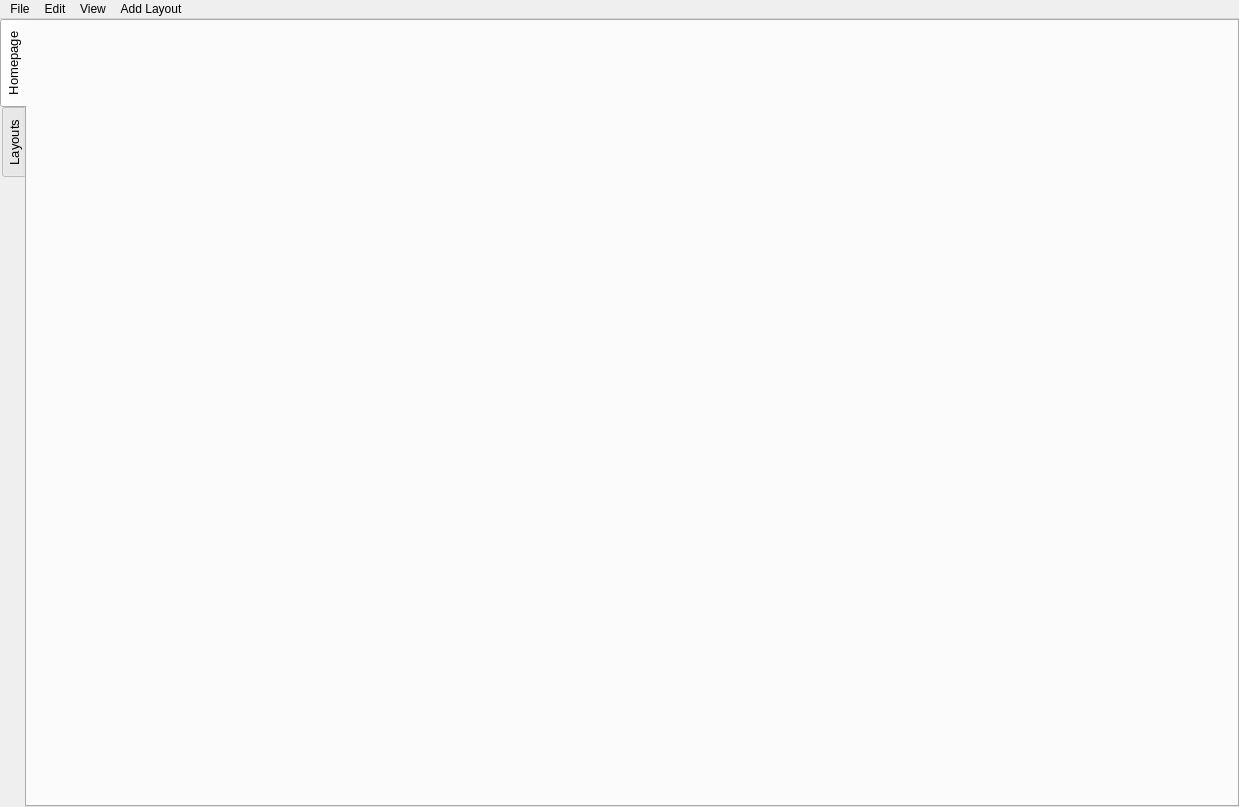
<?xml version="1.0" encoding="UTF-8"?>
<ui version="4.0">
 <class>MainWindow</class>
 <widget class="QMainWindow" name="MainWindow">
  <property name="geometry">
   <rect>
    <x>0</x>
    <y>0</y>
    <width>1239</width>
    <height>807</height>
   </rect>
  </property>
  <property name="sizePolicy">
   <sizepolicy hsizetype="MinimumExpanding" vsizetype="MinimumExpanding">
    <horstretch>0</horstretch>
    <verstretch>0</verstretch>
   </sizepolicy>
  </property>
  <property name="minimumSize">
   <size>
    <width>800</width>
    <height>400</height>
   </size>
  </property>
  <property name="font">
   <font>
    <weight>50</weight>
    <bold>false</bold>
    <kerning>true</kerning>
   </font>
  </property>
  <property name="windowTitle">
   <string>DAATA GUI</string>
  </property>
  <widget class="QWidget" name="centralwidget">
   <layout class="QGridLayout" name="centralLayout">
    <property name="leftMargin">
     <number>0</number>
    </property>
    <property name="topMargin">
     <number>0</number>
    </property>
    <property name="rightMargin">
     <number>0</number>
    </property>
    <property name="bottomMargin">
     <number>0</number>
    </property>
    <item row="0" column="0">
     <widget class="QTabWidget" name="tabWidget_central">
      <property name="font">
       <font>
        <pointsize>10</pointsize>
       </font>
      </property>
      <property name="tabPosition">
       <enum>QTabWidget::West</enum>
      </property>
      <property name="tabShape">
       <enum>QTabWidget::Rounded</enum>
      </property>
      <property name="currentIndex">
       <number>0</number>
      </property>
      <property name="elideMode">
       <enum>Qt::ElideNone</enum>
      </property>
      <property name="usesScrollButtons">
       <bool>false</bool>
      </property>
      <widget class="QWidget" name="tab_homepage">
       <property name="sizePolicy">
        <sizepolicy hsizetype="MinimumExpanding" vsizetype="MinimumExpanding">
         <horstretch>0</horstretch>
         <verstretch>0</verstretch>
        </sizepolicy>
       </property>
       <attribute name="title">
        <string>Homepage</string>
       </attribute>
       <layout class="QGridLayout" name="gridLayout_tab_homepage">
        <property name="leftMargin">
         <number>0</number>
        </property>
        <property name="topMargin">
         <number>0</number>
        </property>
        <property name="rightMargin">
         <number>0</number>
        </property>
        <property name="bottomMargin">
         <number>0</number>
        </property>
       </layout>
      </widget>
      <widget class="QWidget" name="tab_layouts">
       <property name="sizePolicy">
        <sizepolicy hsizetype="MinimumExpanding" vsizetype="MinimumExpanding">
         <horstretch>0</horstretch>
         <verstretch>0</verstretch>
        </sizepolicy>
       </property>
       <attribute name="title">
        <string>Layouts</string>
       </attribute>
       <layout class="QGridLayout" name="gridLayout_tab_layouts" rowstretch="0">
        <property name="sizeConstraint">
         <enum>QLayout::SetDefaultConstraint</enum>
        </property>
        <property name="leftMargin">
         <number>0</number>
        </property>
        <property name="topMargin">
         <number>0</number>
        </property>
        <property name="rightMargin">
         <number>0</number>
        </property>
        <property name="bottomMargin">
         <number>0</number>
        </property>
        <property name="horizontalSpacing">
         <number>6</number>
        </property>
        <item row="0" column="0">
         <widget class="QTabWidget" name="tabWidget">
          <property name="tabShape">
           <enum>QTabWidget::Rounded</enum>
          </property>
          <property name="iconSize">
           <size>
            <width>16</width>
            <height>16</height>
           </size>
          </property>
          <property name="tabsClosable">
           <bool>true</bool>
          </property>
          <property name="movable">
           <bool>true</bool>
          </property>
          <widget class="QWidget" name="tab">
           <attribute name="title">
            <string>Tab 1</string>
           </attribute>
          </widget>
          <widget class="QWidget" name="tab_2">
           <attribute name="title">
            <string>Tab 2</string>
           </attribute>
          </widget>
         </widget>
        </item>
       </layout>
      </widget>
     </widget>
    </item>
   </layout>
  </widget>
  <widget class="QMenuBar" name="menuBar">
   <property name="geometry">
    <rect>
     <x>0</x>
     <y>0</y>
     <width>1239</width>
     <height>21</height>
    </rect>
   </property>
   <property name="defaultUp">
    <bool>false</bool>
   </property>
   <property name="nativeMenuBar">
    <bool>true</bool>
   </property>
   <widget class="QMenu" name="menuFile">
    <property name="title">
     <string>File</string>
    </property>
   </widget>
   <widget class="QMenu" name="menuEdit">
    <property name="title">
     <string>Edit</string>
    </property>
   </widget>
   <widget class="QMenu" name="menuView">
    <property name="title">
     <string>View</string>
    </property>
    <addaction name="action_parentChildrenTree"/>
   </widget>
   <widget class="QMenu" name="menuAdd_Layout">
    <property name="title">
     <string>Add Layout</string>
    </property>
   </widget>
   <addaction name="menuFile"/>
   <addaction name="menuEdit"/>
   <addaction name="menuView"/>
   <addaction name="menuAdd_Layout"/>
  </widget>
  <action name="actionTest">
   <property name="text">
    <string>Test</string>
   </property>
  </action>
  <action name="action_parentChildrenTree">
   <property name="text">
    <string>Parent/children tree</string>
   </property>
   <property name="toolTip">
    <string>Display a tree of all parent objects and their respective children for the current UI layout</string>
   </property>
  </action>
 </widget>
 <resources/>
 <connections/>
</ui>
